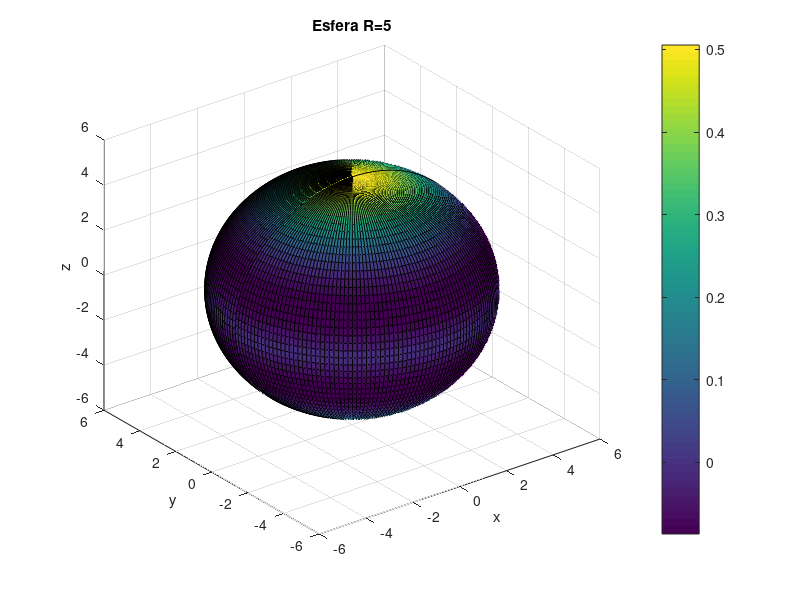

The MATLAB script that drew this image:
rho=5

theta1=linspace(0,pi,100)
phi1=linspace(0,2.*pi,100)
[theta,phi]=meshgrid(theta1,phi1)
e=8.85.*10.^(-12)

[x,y,z]=sph2cart(theta,phi,rho)
neotheta=atan(sqrt(x.^2+y.^2)./(z))
sigma = 6./7.*(cos(neotheta)).^3-(123)./(350).*cos(neotheta)

surf(x,y,z,sigma)
colorbar;
title("Esfera R=5")
xlabel("x")
ylabel("y")
zlabel("z")